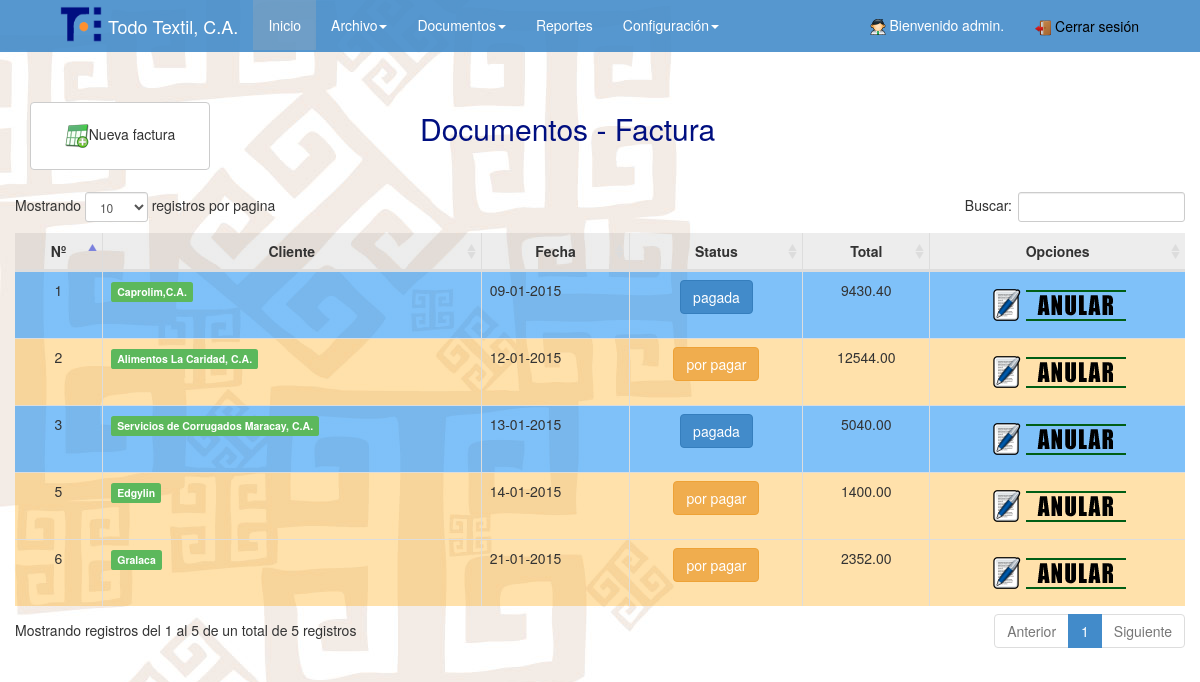
/SISTEMA/documentos/factura.php (signed in), run on the app's committed database.
### tables this page shows
CREATE TABLE IF NOT EXISTS `factura` (
  `idfactura` int(11) NOT NULL AUTO_INCREMENT,
  `idcliente` int(11) NOT NULL,
  `idtipo` int(3) NOT NULL,
  `Norden` varchar(50) DEFAULT NULL,
  `fecha` date NOT NULL,
  `idstatus` int(3) NOT NULL,
  `monto` double(10,2) NOT NULL,
  `iva` double(10,2) NOT NULL,
  `total` double(10,2) NOT NULL,
  `anulada` varchar(10) NOT NULL,
  `iduser` int(11) NOT NULL,
  PRIMARY KEY (`idfactura`),
  KEY `idcliente` (`idcliente`),
  KEY `idstatus` (`idstatus`),
  KEY `idtipo` (`idtipo`),
  KEY `iduser` (`iduser`)
);

CREATE TABLE IF NOT EXISTS `cliente` (
  `idcliente` int(11) NOT NULL AUTO_INCREMENT,
  `nombre` varchar(80) NOT NULL,
  `rif` varchar(15) NOT NULL,
  `direc` varchar(160) NOT NULL,
  `tlf` varchar(15) NOT NULL,
  `email` varchar(100) DEFAULT NULL,
  PRIMARY KEY (`idcliente`)
);

CREATE TABLE IF NOT EXISTS `status` (
  `idstatus` int(10) NOT NULL AUTO_INCREMENT,
  `status` varchar(50) NOT NULL,
  PRIMARY KEY (`idstatus`)
);

### SISTEMA/include/database.php (called while the page is built, shortened)
<?php
class MySQLDB
{
   var $connection;
	function MySQLDB(){
	  $this->connection = mysql_connect(DB_SERVER, DB_USER, DB_PASS) or die(mysql_error());
	}
	function getClientes()
	{
		$q = "SELECT * FROM cliente;";
		$result = mysql_query($q,$this->connection);
	  	if(!$result || (mysql_num_rows($result) < 1))
	    {
			return NULL;
	    }else{
			for($i=0; $i<mysql_num_rows($result);$i++)
			{
				$dbarray = mysql_fetch_assoc($result);
				$array[]=$dbarray;
			}
			return $array;
		}
	}
	function getClientesbyId($id)
	{
		$q = "SELECT * FROM cliente WHERE idcliente= '".$id."'";
		$result = mysql_query($q,$this->connection);
	  	if(!$result || (mysql_num_rows($result) < 1))
	    {
			return NULL;
	    }else{
			for($i=0; $i<mysql_num_rows($result);$i++)
			{
				$dbarray = mysql_fetch_assoc($result);
				$array[]=$dbarray;
			}
			return $array;
		}
	}
	function getStatusbyId($id)
	{
		$q = "SELECT * FROM status WHERE idstatus= '".$id."'";
		$result = mysql_query($q,$this->connection);
	  	if(!$result || (mysql_num_rows($result) < 1))
	    {
			return NULL;
	    }else{
			for($i=0; $i<mysql_num_rows($result);$i++)
			{
				$dbarray = mysql_fetch_assoc($result);
				$array[]=$dbarray;
			}
			return $array;
		}
	}
	function getFactura(){
		$q= "SELECT idfactura,idcliente, DATE_FORMAT(fecha,'%d-%m-%Y') as fecha,idstatus,total FROM factura";
		$result = mysql_query($q, $this->connection);
		if (!$result || (mysql_num_rows($result) < 1)) {
			return NULL;
		}else{
			for ($i=0; $i < mysql_num_rows($result) ; $i++) {
				$dbarray = mysql_fetch_array($result);
				$array[]=$dbarray;
			}
			return $array;
		}
	}
	function getFacturaAnul($id){
		$q= "SELECT anulada FROM factura WHERE idfactura = '".$id."' ";
		$result = mysql_query($q, $this->connection);
		if (!$result || (mysql_num_rows($result) < 1)) {
			return NULL;
		}else{
			for ($i=0; $i < mysql_num_rows($result) ; $i++) {
				$dbarray = mysql_fetch_array($result);
				$array[]=$dbarray;
			}
			return $array;
		}
	}
	function getLastFacturaTemp(){
		$q= "SELECT idfactemp FROM factemp ORDER BY idfactemp DESC LIMIT 1";
		$result = mysql_query($q, $this->connection);
		if (!$result || (mysql_num_rows($result) < 1)) {
			return NULL;
		}else{
			for ($i=0; $i < mysql_num_rows($result) ; $i++) {
				$dbarray = mysql_fetch_array($result);
				$array[]=$dbarray;
			}
			return $array;
		}
	}
};
$database = new MySQLDB;
?>

### SISTEMA/documentos/factura.php (the view, shortened to what this page needs)
<?php include_once("../include/session.php"); ?>
<!doctype html>
<html>
	<head>
		<link rel="stylesheet" type="text/css" href="../css/main.css">
		<link rel="stylesheet" href="../css/bootstrap.min.css">
 	<link rel="stylesheet" type="text/css" href="../css/datatables.css">
		<link href="../css/jquery-ui.css" type="text/css" rel="stylesheet"/>
		<link href="../css/datepicker.css" type="text/css" rel="stylesheet"/>
		<link rel="stylesheet" type="text/css" href="../pjdietz-Freeow-c84f9e9/style/freeow/freeow.css" />
		<link rel="stylesheet" type="text/css" href="../pjdietz-Freeow-c84f9e9/demo/demo.css" />
	</head>
	<body>
 	<?php include("header.php");
	$arrayCliente = $database->getClientes();
    ?>
	<div class="container">
		<div class="row">
 	  	<?php include('facturar/changeSt.php'); ?>
 	  <div class="">
 	  <?php
 	  $factura=$database->getLastFacturaTemp();
 	  ?>
 	  <form action="../process.php" method="post" class="form-signin">
 	  		<br/>
			<br/>
 	  	<div class="col-md-4">
	 	  <button type="submit" class="btnEd btn-default btn-md" style="margin-top: 10px;margin-bottom: 10px;"/>
	 	  <img src="../images/addf.png">Nueva factura</button>
 	  	</div>
 	  </form>
  	  <div class="col-md-4">
 	  	<h2 style="color: rgb(0, 15, 128);">Documentos - Factura</h2>
 	  </div>
 	  </div>
 	  		<br/>
			<br/>
			<br/>
			<br/>
			<br/>
		<table width="100%" class="table table-bordered table-hover" id="table_id">
	        <thead>
	            <tr style="background: rgba(110, 110, 110, 0.12);">
	                <th width="auto" class="text-center"><?php echo utf8_decode('Nº') ?></th>
	                <th width="auto" class="text-center">Cliente</th>
	                <th width="auto" class="text-center">Fecha</th>
	                <th width="auto" class="text-center">Status</th>
	                <th width="auto" class="text-center">Total</th>
	                <th width="auto" class="text-center">Opciones</th>
	            </tr>
	        </thead>
			<tbody>
			<?php
			$arrayFactura = $database->getFactura();
			if(sizeof($arrayFactura)>0)
			{
				for($j=0; $j<sizeof($arrayFactura); $j++)
	        		{
	        			$arrayCli = $database->getClientesbyId($arrayFactura[$j]['idcliente']);
			        	$arrayStat = $database ->getStatusbyId($arrayFactura[$j]['idstatus']);
			        	$an = $database -> getFacturaAnul($arrayFactura[$j]['idfactura']);
	        			if ($arrayStat[0]['idstatus'] == '2') {
	        				$pay="<tr class='warning' >";
	        				$estado='btn btn-warning';
	        				$dis = '';
	        			}elseif($arrayStat[0]['idstatus'] == '1')
	        			{
	        				$pay="<tr class='info' >";
	        				$estado='btn btn-primary';
	        				$dis = '';
	        			}if ($an[0]['anulada'] == 'si') {
	        				$pay="<tr class='danger' >";
	        				$estado='btn btn-default';
	        				$dis = 'disabled = disabled';
	        			}
	        			echo $pay;
	        					echo '<td class="text-center">'.$arrayFactura[$j]['idfactura'].'</td>';
			        			echo '<td><span class="label label-success">'.$arrayCli[0]['nombre'].'</span></td>';
			        			echo '<td>'.$arrayFactura[$j]['fecha'].'</td>';
			        			 echo '<td class="text-center"><strong><a class="'.$estado.'" '.$dis.' href="udtStat.php?id='.$arrayFactura[$j]['idfactura'].'&stat='.$arrayFactura[$j]['idstatus'].'">'.$arrayStat[0]['status'].'</a></strong></td>';
			        			echo '<td class="text-center">'.$arrayFactura[$j]['total'].'</td>';
			        			echo '<td class="text-center"><a href="facturar/editF.php?idf='.$arrayFactura[$j]['idfactura'].'&n=1" class="a"><img src="../images/edit.png"/></a>';
			        			if (($an[0]['anulada']) == 'si') {
			        				echo '<a href="facturar/deleteF.php?id='.$arrayFactura[$j]['idfactura'].'&n=1" onclick="return confirmation()" class="b">
			        				<img src="../images/anulada.png"/></a></td>';
			        			}else{
			        				echo '<a href="facturar/deleteF.php?id='.$arrayFactura[$j]['idfactura'].'&n=1" onclick="return confirmation()" class="b">
			        				<img src="../images/anular.png"/></a></td>';
			        			}
        		}
			}
			 ?>
        </tbody>
        </table>
		</div>
		</div>
</body>
</html>

### SISTEMA/documentos/header.php (shortened to what this page needs)
	<?php
	  if (! empty($_SESSION["usename"]))
	  {
	?>
	<header class="navbar-inverse" role="banner">
	<div class="container">
		<nav role="navigation">
		  <div class="container-fluid">
		    <div class="navbar-header">
		      <a class="navbar-brand" href="../index.php"><img src="../images/logo1.png" style="width: 43px;margin-top: -9px;"> Todo Textil, C.A. </a>
		    </div>
		    <div class="collapse navbar-collapse" id="bs-example-navbar-collapse-1">
		      <ul class="nav navbar-nav">
		        <li class="active"><a href="../index.php">Inicio</a></li>
		        <li class="dropdown">
		          <a href="#" class="dropdown-toggle" data-toggle="dropdown">Archivo<span class="caret"></span></a>
		        </li>
		       <li class="dropdown">
		          <a href="#" class="dropdown-toggle" data-toggle="dropdown">Documentos<span class="caret"></span></a>
		        </li>
		        <li class="dropdown">
		          <a href="../reportes/reportes.php">Reportes</a>
		        </li>
		        <li class="dropdown">
		          <a href="#" class="dropdown-toggle" data-toggle="dropdown">Configuraci&oacute;n<span class="caret"></span></a>
		        </li>
		      </ul>
		    <ul class="nav navbar-nav navbar-right">
           		<li><a><img src="../images/admin.png"> Bienvenido <?php print_r($_SESSION['usename']);?>.</a></li>
           		<li><a href="../logout.php" style="color:#000;" class="btn btn-link"><img src="../images/logout.png"> Cerrar sesi&oacute;n</a></li>
         		</ul>
		    </div>
		  </div>
		</nav>
	</div>
</header>
<?php
	  }else{
	  	header("Location: ../login.php");
	  }
	 ?>

### SISTEMA/documentos/facturar/changeSt.php (shortened to what this page needs)
<div class="modal fade" id="myModal" tabindex="-1" role="dialog" aria-labelledby="myModalLabel" aria-hidden="true">
</div>

### SISTEMA/css/datatables.css (style rules this page uses)
table.dataTable td, table.dataTable th { -webkit-box-sizing: content-box; -moz-box-sizing: content-box; box-sizing: content-box; }
table.dataTable { clear: both; margin-top: 6px !important; margin-bottom: 6px !important; max-width: none !important; }
table.dataTable thead .sorting, table.dataTable thead .sorting_asc, table.dataTable thead .sorting_desc, table.dataTable thead .sorting_asc_disabled, table.dataTable thead .sorting_desc_disabled { cursor: pointer; }
table.dataTable thead .sorting { background: url('../images/sort_both.png') no-repeat center right; }
table.dataTable thead .sorting_asc { background: url('../images/sort_asc.png') no-repeat center right; }
table.dataTable thead > tr > th { padding-left: 18px; padding-right: 18px; }
table.table-bordered.dataTable { border-collapse: separate !important; }
table.table-bordered thead th, table.table-bordered thead td { border-left-width: 0; border-top-width: 0; }
table.table-bordered tbody th, table.table-bordered tbody td { border-left-width: 0; border-bottom-width: 0; }
table.table-bordered th:last-child, table.table-bordered td:last-child { border-right-width: 0; }

### SISTEMA/documentos/header.php (style rules this page uses)
body { background-image: url("../images/bg.jpg"); background-color: #cccccc; }

### data on the page
factura: idfactura "1", idcliente.nombre "Caprolim,C.A.", fecha "09-01-2015", idstatus.status "pagada", total "9430.40"
factura: idfactura "2", idcliente.nombre "Alimentos La Caridad, C.A.", fecha "12-01-2015", idstatus.status "por pagar", total "12544.00"
factura: idfactura "3", idcliente.nombre "Servicios de Corrugados Maracay, C.A.", fecha "13-01-2015", idstatus.status "pagada", total "5040.00"
factura: idfactura "5", idcliente.nombre "Edgylin", fecha "14-01-2015", idstatus.status "por pagar", total "1400.00"
factura: idfactura "6", idcliente.nombre "Gralaca", fecha "21-01-2015", idstatus.status "por pagar", total "2352.00"

### other printed values
utf8_decode('Nº') "Nº"
